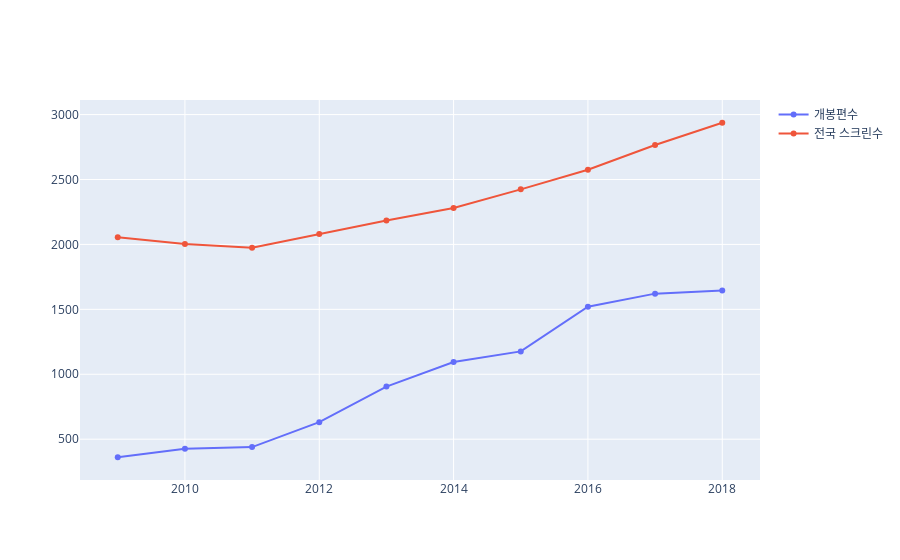

Notebook code for this chart:
### Code cell
fig1 = go.Figure()
fig1.add_trace( go.Line(x=df.index, y=df['개봉편수'], name= '개봉편수') )
fig1.add_trace( go.Line(x=df.index, y=df['전국 스크린수'], name= '전국 스크린수') )

### Figure 1 — Plotly figure (JSON) as saved in the notebook; plotly's stock layout.template omitted (floating-point values rounded to 4 significant figures)
{"data": [{"name": "개봉편수", "type": "scatter", "x": [2009, 2010, 2011, 2012, 2013, 2014, 2015, 2016, 2017, 2018], "y": [361, 426, 439, 631, 905, 1095, 1176, 1520, 1621, 1646]}, {"name": "전국 스크린수", "type": "scatter", "x": [2009, 2010, 2011, 2012, 2013, 2014, 2015, 2016, 2017, 2018], "y": [2055, 2003, 1974, 2081, 2184, 2281, 2424, 2575, 2766, 2937]}], "layout": {}}
